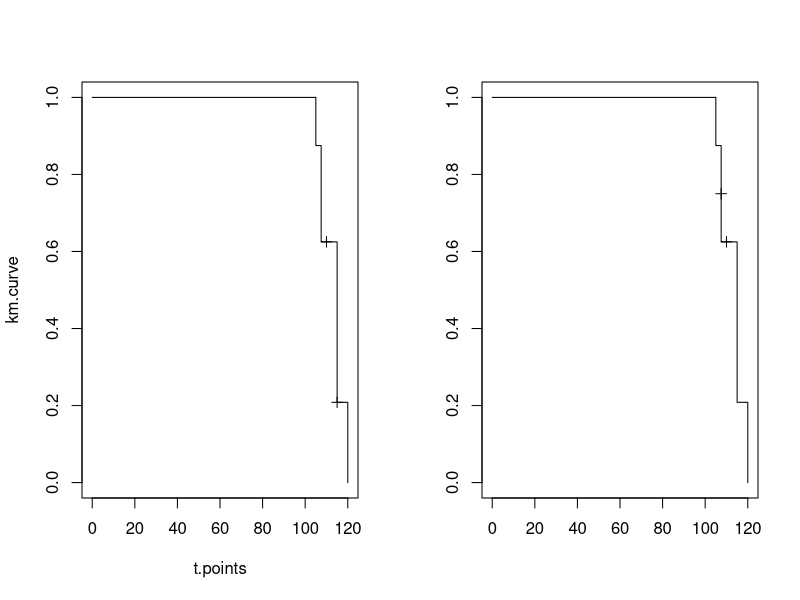
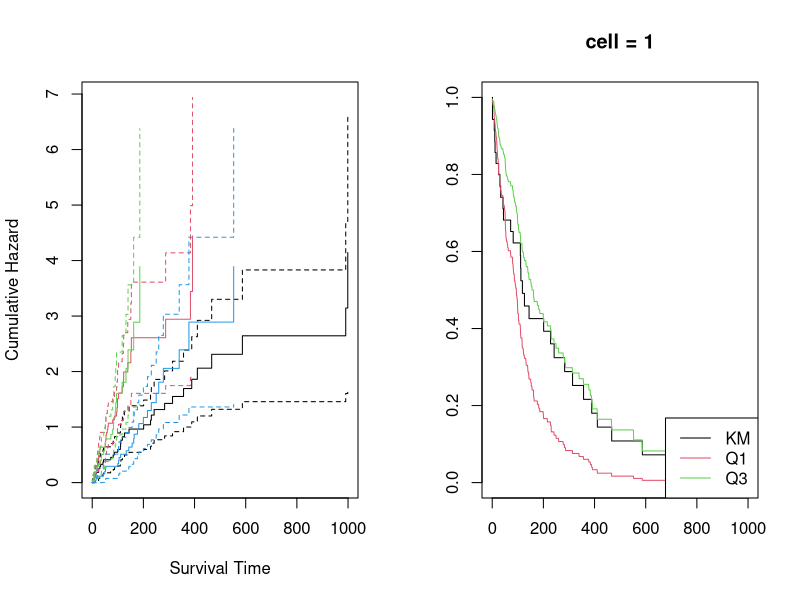
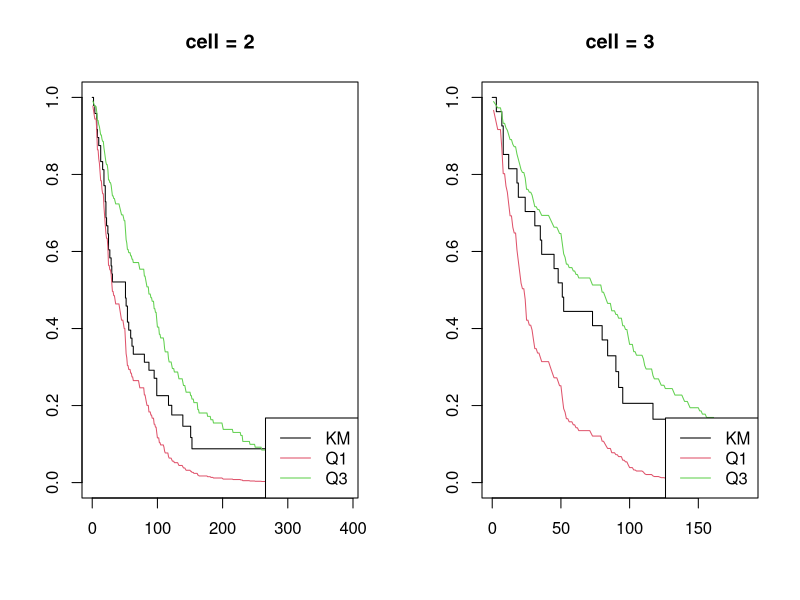
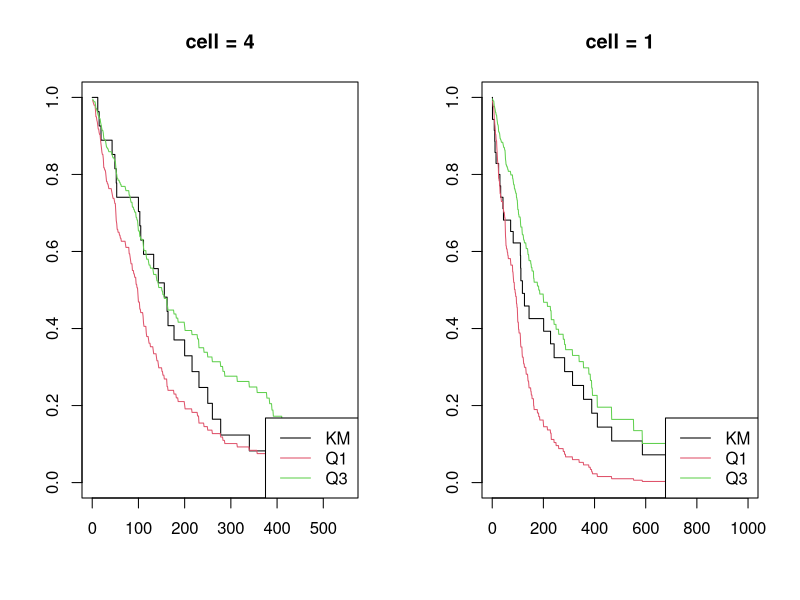
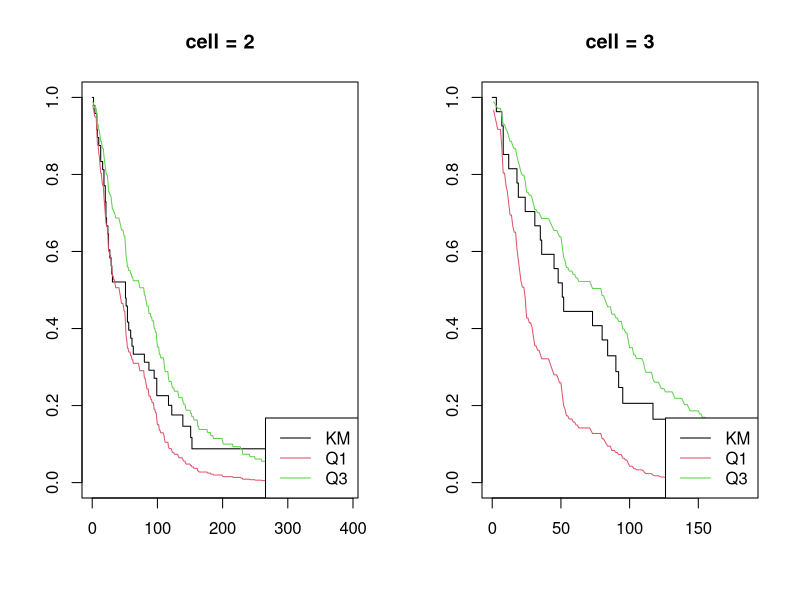
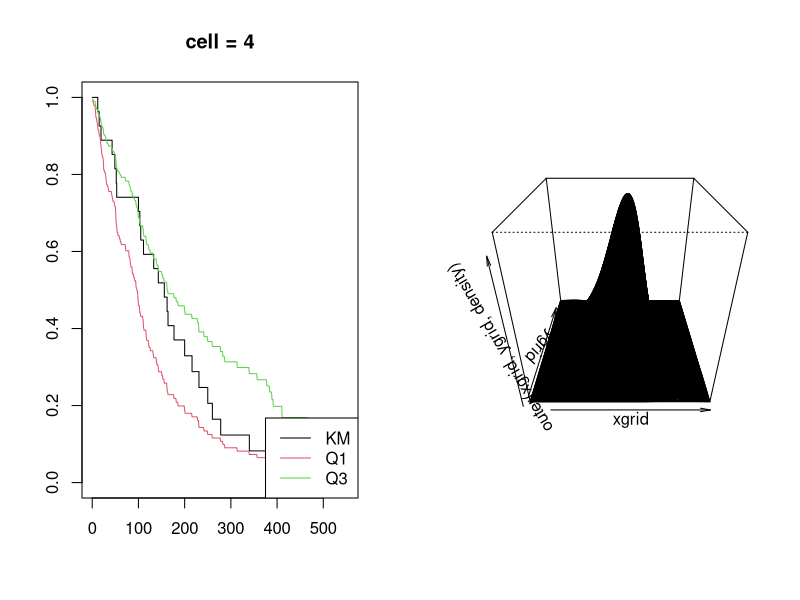

Write R code to recreate these figures, in order. (Note: this script raises an error after producing the figures.)
#Assignment 2 Chunlei Zhou
#Q2
#(b)
#(i)
library(survival)
par(mfrow=c(1,2))
t.points = c(0,105,107.5,110,115,120)
p.surv = c(1,7/8,5/7,1,1/3,0)
km.curve = cumprod(p.surv)
plot(t.points, km.curve, type ='s')
points(t.points[c(4,5)], km.curve[c(4,5)], pch=3)
#(ii)
z = c(105,107.5,107.5,107.5,110,115,115,120)
ev = c(1,1,1,0,0,1,1,1)
plot(survfit(Surv(z,ev)~1), conf.int = FALSE, mark.time = TRUE)
##The two curves is almost the same.

#Q3
library(MASS)
#help(VA)
#head(VA)
#summary(VA)
# Just to get some knowledge regarding the data frame VA.

#(b)
par(mfrow = c(1,2))
plot(survfit(Surv(stime)~cell, data = VA), fun = 'cumhaz',lty = 1, col = 1:4, conf.int = T, xlab = 'Survival Time', ylab = 'Cumulative Hazard')
#The cumulative hazard rate estimates assumption is reasonable.

#(c)
modelA = coxph(Surv(stime)~cell,data=VA)
modelB = coxph(Surv(stime)~cell+Karn, data=VA)
modelC = coxph(Surv(stime)~cell*Karn, data=VA)
anova(modelB,modelA)
anova(modelC,modelB)
#modelB is a significant improvement over modelA.
#modelC is not a significant improvement over modelB.

#(d)
cell1 <- subset(VA,VA$cell==1)
cell2 <- subset(VA,VA$cell==2)
cell3 <- subset(VA,VA$cell==3)
cell4 <- subset(VA,VA$cell==4)

time.grid=seq(1,1001,1)
new.x=data.frame(stime=time.grid,status=rep(1,1001),cell=as.factor(rep(1,1001)),Karn=rep(quantile(cell1$Karn,0.25),1001))
predc1=predict(modelB,newdata=new.x,type="expected")
new.x=data.frame(stime=time.grid,status=rep(1,1001),cell=as.factor(rep(1,1001)),Karn=rep(quantile(cell1$Karn,0.75),1001))
predc2=predict(modelB,newdata=new.x,type="expected")
plot(survfit(Surv(stime,status)~cell, data=cell1),conf.int=F)
lines(time.grid,exp(-predc1),col=2)
lines(time.grid,exp(-predc2),col=3)
title(paste('cell = 1'))
legend('bottomright',legend=c("KM","Q1","Q3"),col=1:3,lty=1)

time.grid=seq(1,1001,1)
new.x=data.frame(stime=time.grid,status=rep(1,1001),cell=as.factor(rep(2,1001)),Karn=rep(quantile(cell2$Karn,0.25),1001))
predc1=predict(modelB,newdata=new.x,type="expected")
new.x=data.frame(stime=time.grid,status=rep(1,1001),cell=as.factor(rep(2,1001)),Karn=rep(quantile(cell2$Karn,0.75),1001))
predc2=predict(modelB,newdata=new.x,type="expected")
plot(survfit(Surv(stime,status)~cell, data=cell2),conf.int=F)
lines(time.grid,exp(-predc1),col=2)
lines(time.grid,exp(-predc2),col=3)
title(paste('cell = 2'))
legend('bottomright',legend=c("KM","Q1","Q3"),col=1:3,lty=1)

time.grid=seq(1,1001,1)
new.x=data.frame(stime=time.grid,status=rep(1,1001),cell=as.factor(rep(3,1001)),Karn=rep(quantile(cell3$Karn,0.25),1001))
predc1=predict(modelB,newdata=new.x,type="expected")
new.x=data.frame(stime=time.grid,status=rep(1,1001),cell=as.factor(rep(3,1001)),Karn=rep(quantile(cell3$Karn,0.75),1001))
predc2=predict(modelB,newdata=new.x,type="expected")
plot(survfit(Surv(stime,status)~cell, data=cell3),conf.int=F)
lines(time.grid,exp(-predc1),col=2)
lines(time.grid,exp(-predc2),col=3)
title(paste('cell = 3'))
legend('bottomright',legend=c("KM","Q1","Q3"),col=1:3,lty=1)

time.grid=seq(1,1001,1)
new.x=data.frame(stime=time.grid,status=rep(1,1001),cell=as.factor(rep(4,1001)),Karn=rep(quantile(cell4$Karn,0.25),1001))
predc1=predict(modelB,newdata=new.x,type="expected")
new.x=data.frame(stime=time.grid,status=rep(1,1001),cell=as.factor(rep(4,1001)),Karn=rep(quantile(cell4$Karn,0.75),1001))
predc2=predict(modelB,newdata=new.x,type="expected")
plot(survfit(Surv(stime,status)~cell, data=cell4),conf.int=F)
lines(time.grid,exp(-predc1),col=2)
lines(time.grid,exp(-predc2),col=3)
title(paste('cell = 4'))
legend('bottomright',legend=c("KM","Q1","Q3"),col=1:3,lty=1)

time.grid=seq(1,1001,1)
new.x=data.frame(stime=time.grid,status=rep(1,1001),cell=as.factor(rep(1,1001)),Karn=rep(quantile(cell1$Karn,0.25),1001))
predc1=predict(modelC,newdata=new.x,type="expected")
new.x=data.frame(stime=time.grid,status=rep(1,1001),cell=as.factor(rep(1,1001)),Karn=rep(quantile(cell1$Karn,0.75),1001))
predc2=predict(modelC,newdata=new.x,type="expected")
plot(survfit(Surv(stime,status)~cell, data=cell1),conf.int=F)
lines(time.grid,exp(-predc1),col=2)
lines(time.grid,exp(-predc2),col=3)
title(paste('cell = 1'))
legend('bottomright',legend=c("KM","Q1","Q3"),col=1:3,lty=1)

time.grid=seq(1,1001,1)
new.x=data.frame(stime=time.grid,status=rep(1,1001),cell=as.factor(rep(2,1001)),Karn=rep(quantile(cell2$Karn,0.25),1001))
predc1=predict(modelC,newdata=new.x,type="expected")
new.x=data.frame(stime=time.grid,status=rep(1,1001),cell=as.factor(rep(2,1001)),Karn=rep(quantile(cell2$Karn,0.75),1001))
predc2=predict(modelC,newdata=new.x,type="expected")
plot(survfit(Surv(stime,status)~cell, data=cell2),conf.int=F)
lines(time.grid,exp(-predc1),col=2)
lines(time.grid,exp(-predc2),col=3)
title(paste('cell = 2'))
legend('bottomright',legend=c("KM","Q1","Q3"),col=1:3,lty=1)

time.grid=seq(1,1001,1)
new.x=data.frame(stime=time.grid,status=rep(1,1001),cell=as.factor(rep(3,1001)),Karn=rep(quantile(cell3$Karn,0.25),1001))
predc1=predict(modelC,newdata=new.x,type="expected")
new.x=data.frame(stime=time.grid,status=rep(1,1001),cell=as.factor(rep(3,1001)),Karn=rep(quantile(cell3$Karn,0.75),1001))
predc2=predict(modelC,newdata=new.x,type="expected")
plot(survfit(Surv(stime,status)~cell, data=cell3),conf.int=F)
lines(time.grid,exp(-predc1),col=2)
lines(time.grid,exp(-predc2),col=3)
title(paste('cell = 3'))
legend('bottomright',legend=c("KM","Q1","Q3"),col=1:3,lty=1)

time.grid=seq(1,1001,1)
new.x=data.frame(stime=time.grid,status=rep(1,1001),cell=as.factor(rep(4,1001)),Karn=rep(quantile(cell4$Karn,0.25),1001))
predc1=predict(modelC,newdata=new.x,type="expected")
new.x=data.frame(stime=time.grid,status=rep(1,1001),cell=as.factor(rep(4,1001)),Karn=rep(quantile(cell4$Karn,0.75),1001))
predc2=predict(modelC,newdata=new.x,type="expected")
plot(survfit(Surv(stime,status)~cell, data=cell4),conf.int=F)
lines(time.grid,exp(-predc1),col=2)
lines(time.grid,exp(-predc2),col=3)
title(paste('cell = 4'))
legend('bottomright',legend=c("KM","Q1","Q3"),col=1:3,lty=1)

#Q4
#(b)
xgrid=seq(-0.7,1.0,0.01)
ygrid=seq(-0.1,1.6,0.01)
density=function(theta1,theta2){
    prior = 1/(1+0.7)*(1.8+0.1)
    z1=1/0.926
    z2=1/0.943
    z3=1/0.787
    u1=sqrt((theta1+0.5)^2+(theta2-0)^2)
    u2=sqrt((theta1-0.42)^2+(theta2-2)^2)
    u3=sqrt((theta1-1.5)^2+(theta2-1.27)^2)
    f_z1=dweibull(z1,shape=8.25,scale=u1)
    f_z2=dweibull(z2,shape=8.25,scale=u2)
    f_z3=dweibull(z3,shape=8.25,scale=u3)
    p_density=f_z1*f_z2*f_z3
    post_density=p_density*prior
    return(post_density)
}
persp(x=xgrid,y=ygrid,z=outer(xgrid,ygrid,density),theta=0, phi=30,col=3)

#(c)
which(density==0,arr.ind=T)

#(d)
for (j in c(100,1000)){
  ntrace=100000
  theta.trace=matrix(NA,ntrace,2)
  theta.old=c(mean(density),0)
  set.seed(234)
  for (i in 1:ntrace){
    theta.new=theta.old+runif(2,-1/10,1/10)
    a=exp(density(theta.new)-density(theta.old))
    if (runif(1)<=a){theta.old=theta.new}
    theta.trace[i,]=theta.old
  }
}

#(e)
#(i)
library(graphics)
theta=c(theta1,theta2)
smoothScatter(theta,xlin=c(-1,1.5),ylim=c(-0.5,2.1))
abline(h=0)
abline(v=0)

#(ii)
contour(xgrid,ygrid,exp(density),add=T)